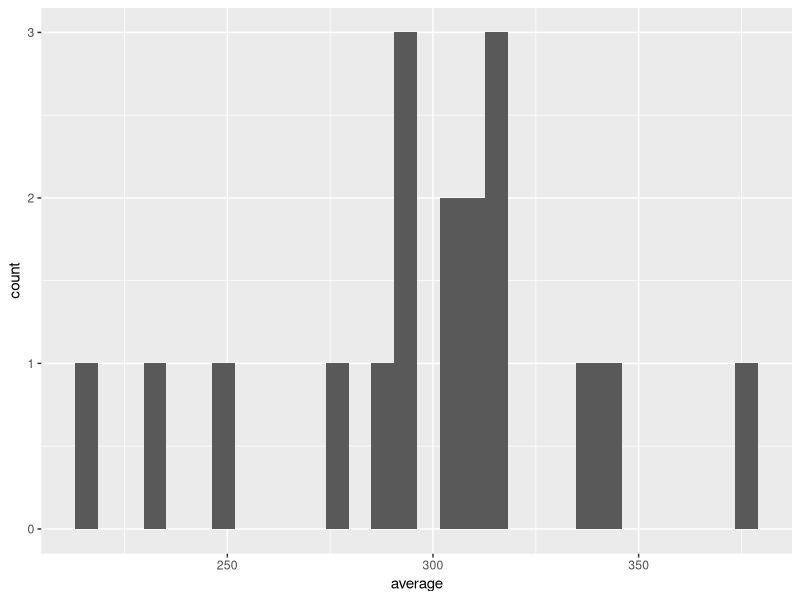
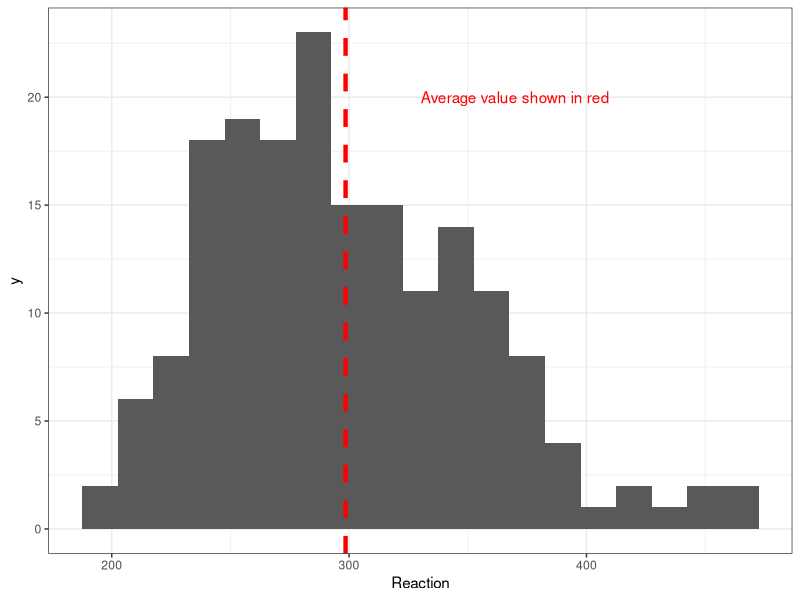
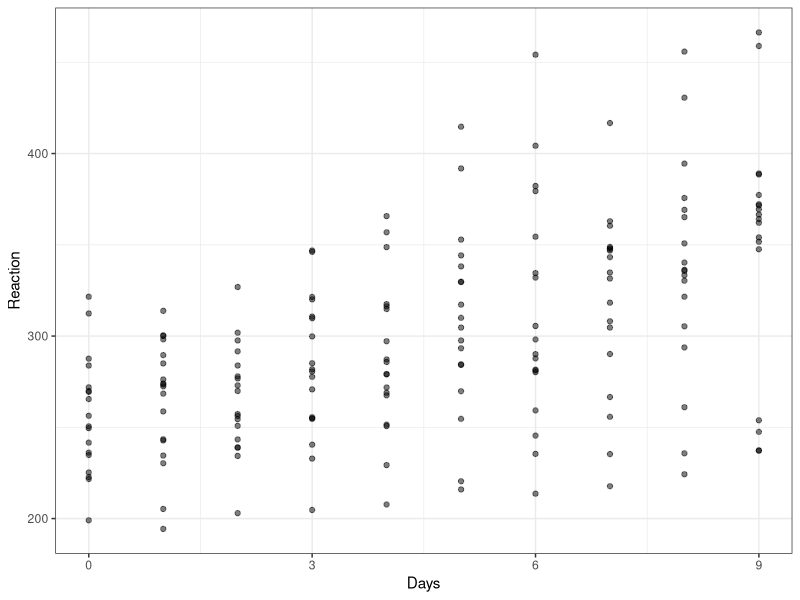
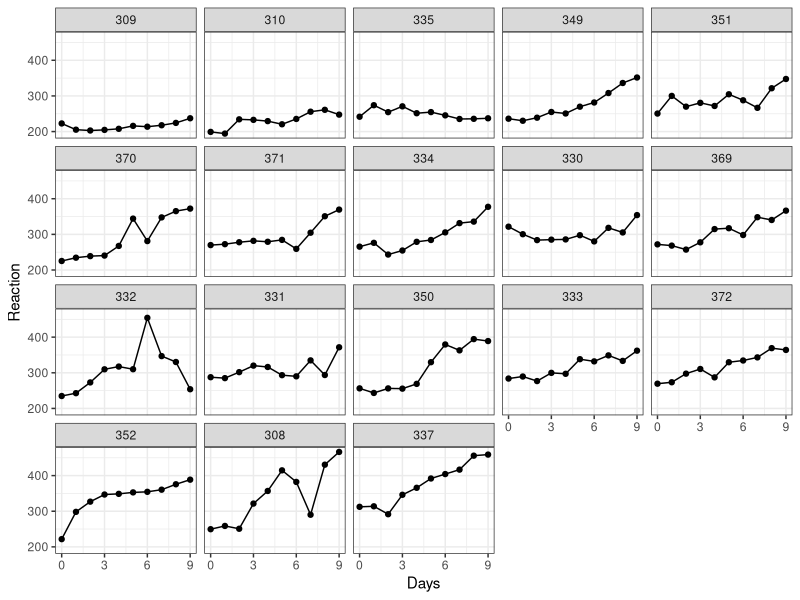
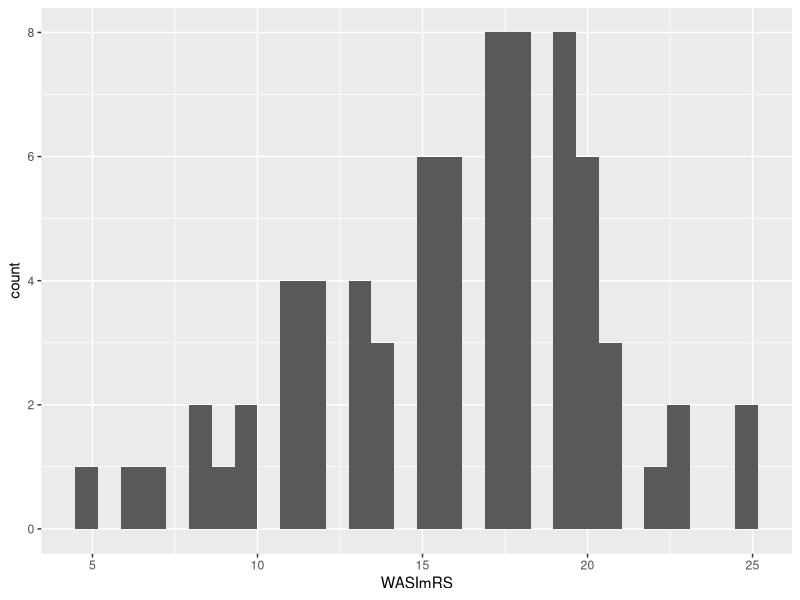
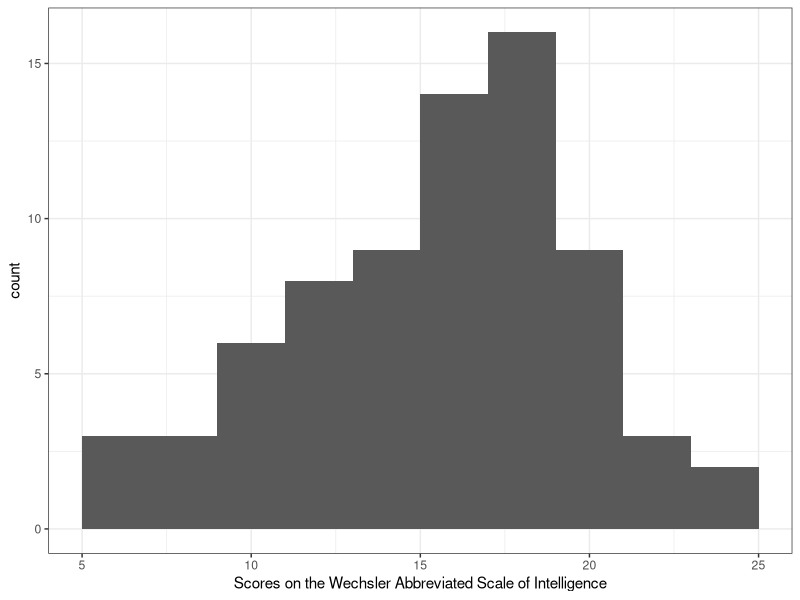
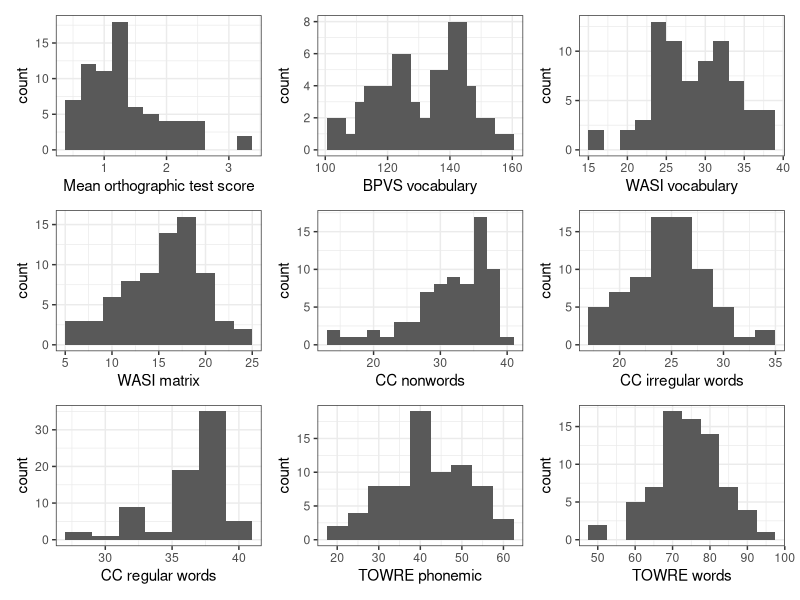
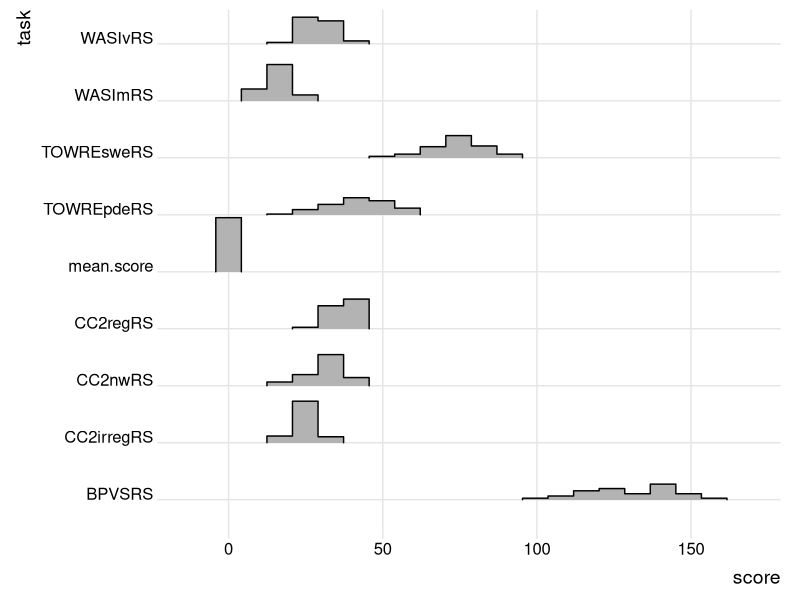

Write R code to recreate these figures, in order. (Note: this script raises an error after producing the figures.)
## ---- chunk 1
#| warning: false
#| echo: false
library(broom)
library(ggeffects)
library(ggridges)
library(kableExtra)
library(lme4)
library(patchwork)
library(psych)
library(tidyverse)
## ---- chunk 2
#| code-line-numbers: true
#| fig-width: 3
#| fig-height: 3
#| warning: false
sleepstudy %>%
  group_by(Subject) %>%
  summarise(average = mean(Reaction)) %>%
  ggplot(aes(x = average)) + 
  geom_histogram()
## ---- chunk 3
#| label: sleep-study-data
#| fig-cap: "Figure showing an extract of the dataset: `sleepstudy`"
#| fig-alt: "Figure showing an extract of the dataset: sleepstudy. We see the top four rows of values observed under the column headers 'Reaction, Days, Subject'"
sleepstudy %>%
    head(n = 4)
## ---- chunk 4
#| label: fig-sleep-study-histogram
#| echo: true
#| fig-cap: "Figure showing a histogram of `sleepstudy` reaction time data"
#| fig-alt: "Histogram showing a distribution of reaction times, ranging from about 200ms to 500ms. The distribution has a peak around 300ms. The location of the mean is shown with a dashed red line. The distribution includes a long tail of longer times."
sleepstudy %>%
  ggplot(aes(x = Reaction)) +
  geom_histogram(binwidth = 15) +
  geom_vline(xintercept = mean(sleepstudy$Reaction), 
             colour = "red", linetype = 'dashed', size = 1.5) +
  annotate("text", x = 370, y =20, 
                    colour = "red", 
                    label = "Average value shown in red") +
  theme_bw()
## ---- chunk 5
#| label: fig-sleep-study-scatterplot-all
#| echo: true
#| fig-cap: "Figure showing a scatterplot of the relation between reaction time and days in the `sleepstudy` data"
#| fig-alt: "Scatterplot showing the relation between reaction time and days in the `sleepstudy` data. Points are ordered on x-axis from 0 to 9 days, on y-axis from 200 to 500 ms reaction time. The plot indicates that reaction time increases with increasing number of days."
sleepstudy %>%
  ggplot(aes(x = Days, y = Reaction)) +
  geom_point(size = 1.5, alpha = .5) + 
  scale_x_continuous(breaks = c(0, 3, 6, 9)) +
  theme_bw()
## ---- chunk 6
#| label: fig-sleep-study-scatterplot-by-subject
#| echo: true
#| fig-cap: "Figure showing a scatterplot of the relation between reaction time and days: here, we plot the data for each participant separately"
#| fig-alt: "The figure presents a grid of scatterplots showing the relation between reaction time and days in the `sleepstudy` data separately for each participant. Points are ordered on x-axis from 0 to 9 days, on y-axis from 200 to 500 ms reaction time. Most plots indicate that reaction time increases with increasing number of days. However, different participants show this trend to differing extents."
#| fig-height: 9
#| fig-width: 10
#| fig-align: center
sleepstudy %>%
  group_by(Subject) %>%
  mutate(average = mean(Reaction)) %>%
  ungroup() %>%
  mutate(Subject = fct_reorder(Subject, average)) %>%
  ggplot(aes(x = Days, y = Reaction)) +
  geom_point() + 
  geom_line() +
  scale_x_continuous(breaks = c(0, 3, 6, 9)) +
  facet_wrap(~ Subject) +
  theme_bw()
## ---- chunk 7
conc.orth <- read_csv("data/PSYC401_wk8/concurrent.orth_2020-08-11.csv",

                      col_types = cols(

                        Participant = col_factor(),
                        Time = col_factor(),
                        Study = col_factor(),
                        Instructions = col_factor(),
                        Version = col_factor(),
                        Word = col_factor(),
                        Orthography = col_factor(),
                        Measure = col_factor(),
                        Spelling.transcription = col_factor()

                      ))
## ---- chunk 8
summary(conc.orth)
## ---- chunk 9
#| echo: false
conc.orth %>%
  filter(Participant == 'EOF001') %>%
  as.data.frame() %>%
  kable() %>%
  kable_styling()
## ---- chunk 10
conc.orth %>%
  select(WASImRS:BPVSRS) %>%
  describe(ranges = FALSE, skew = FALSE)
## ---- chunk 11
#| code-line-numbers: true
conc.orth.subjs <- conc.orth %>%
  group_by(Participant) %>%
  mutate(mean.score = mean(Levenshtein.Score)) %>%
  ungroup() %>%
  distinct(Participant, .keep_all = TRUE) %>%
  select(WASImRS:BPVSRS, mean.score, Participant)
## ---- chunk 12
#| label: fig-conc-orth-distinct
#| fig-cap: A summary of the participant attributes for the conc.orth participants
conc.orth.subjs %>%
  select(-Participant) %>%
  describe(ranges = FALSE, skew = FALSE)
## ---- chunk 13
#| label: fig-hist-WASImRS
#| warning: false
#| fig-cap: "Distribution of WASImRS intelligence scores"
#| fig-alt: "The histogram shows how intelligence scores vary in the Ricketts Study 2 dataset. Scores peak around 17, with a long tail of lower scores towards 5, and a maximum around 25"
#| code-line-numbers: true
ggplot(data = conc.orth.subjs, aes(x = WASImRS)) +
  geom_histogram()
## ---- chunk 14
#| label: fig-hist-WASImRS-edits
#| fig-cap: "Distribution of WASImRS intelligence scores"
#| fig-alt: "The histogram shows how intelligence scores vary in the Ricketts Study 2 dataset. Scores peak around 17, with a long tail of lower scores towards 5, and a maximum around 25"
#| code-line-numbers: true
ggplot(data = conc.orth.subjs, aes(x = WASImRS)) +
  geom_histogram(binwidth = 2) +
  labs(x = "Scores on the Wechsler Abbreviated Scale of Intelligence") +
  theme_bw()
## ---- chunk 15
#| label: fig-hist-grid
#| fig-cap: "Distribution of childrens' scores on ability measures"
#| fig-alt: "The figure shows a grid of 9 histogram plots. Each plot presents the distribution of scores for the Ricketts 2021 Study 2 participant sample, including scores on the BPVS vocabulary, WASI vocabulary, TOWRE words and TOWRE nonwords, as well as the Castles and Coltheart regular words, irregular words and nonwords tests, as well as the mean Levenshtein distance (spelling score)."
#| code-line-numbers: true
#| fig-height: 8
#| fig-width: 8
p.WASImRS <- ggplot(data = conc.orth.subjs, aes(x = WASImRS)) +
  geom_histogram(binwidth = 2) +
  labs(x = "WASI matrix") +
  theme_bw()

p.TOWREsweRS <- ggplot(data = conc.orth.subjs, aes(x = TOWREsweRS)) +
  geom_histogram(binwidth = 5) +
  labs(x = "TOWRE words") +
  theme_bw()

p.TOWREpdeRS <- ggplot(data = conc.orth.subjs, aes(x = TOWREpdeRS)) +
  geom_histogram(binwidth = 5) +
  labs(x = "TOWRE phonemic") +
  theme_bw()

p.CC2regRS <- ggplot(data = conc.orth.subjs, aes(x = CC2regRS)) +
  geom_histogram(binwidth = 2) +
  labs(x = "CC regular words") +
  theme_bw()

p.CC2irregRS <- ggplot(data = conc.orth.subjs, aes(x = CC2irregRS)) +
  geom_histogram(binwidth = 2) +
  labs(x = "CC irregular words") +
  theme_bw()

p.CC2nwRS <- ggplot(data = conc.orth.subjs, aes(x = CC2nwRS)) +
  geom_histogram(binwidth = 2) +
  labs(x = "CC nonwords") +
  theme_bw()

p.WASIvRS <- ggplot(data = conc.orth.subjs, aes(x = WASIvRS)) +
  geom_histogram(binwidth = 2) +
  labs(x = "WASI vocabulary") +
  theme_bw()

p.BPVSRS <- ggplot(data = conc.orth.subjs, aes(x = BPVSRS)) +
  geom_histogram(binwidth = 3) +
  labs(x = "BPVS vocabulary") +
  theme_bw()

p.mean.score <- ggplot(data = conc.orth.subjs, aes(x = mean.score)) +
  geom_histogram(binwidth = .25) +
  labs(x = "Mean orthographic test score") +
  theme_bw()

p.mean.score + p.BPVSRS + p.WASIvRS + p.WASImRS +
  p.CC2nwRS + p.CC2irregRS + p.CC2regRS + 
  p.TOWREpdeRS + p.TOWREsweRS + plot_layout(ncol = 3)
## ---- chunk 16
#| label: fig-ridges-grid
#| fig-cap: "Distribution of childrens' scores on ability measures"
#| fig-alt: "The figure shows a grid of 9 histogram plots. Each plot presents the distribution of scores for the Ricketts 2021 Study 2 participant sample, including scores on the BPVS vocabulary, WASI vocabulary, TOWRE words and TOWRE nonwords, as well as the Castles and Coltheart regular words, irregular words and nonwords tests, as well as the mean Levenshtein distance (spelling score)."
#| code-line-numbers: true
#| fig-height: 8
#| fig-width: 6
library(ggridges)
conc.orth.subjs %>%
  pivot_longer(names_to = "task", values_to = "score", cols = WASImRS:mean.score) %>% 
  ggplot(aes(y = task, x = score)) +
  geom_density_ridges(stat = "binline", bins = 20, scale = 0.95, draw_baseline = FALSE) +
  theme_ridges()
## ---- chunk 17
summary(conc.orth$Study)
## ---- chunk 18
conc.orth.subjs <- conc.orth %>%
  group_by(Participant) %>%
  mutate(mean.score = mean(Levenshtein.Score)) %>%
  ungroup() %>%
  distinct(Participant, .keep_all = TRUE) %>%
  mutate(age.group = fct_recode(Study,
    
    "young" = "Study1&2",
    "old" = "Study2"
    
  )) %>%
  select(WASImRS:BPVSRS, mean.score, Participant, age.group)
## ---- chunk 19
#| label: fig-distribution-comparison-grid
#| fig-cap: "Distribution of childrens' scores on the BPVS vocabulary measure: distributions are compared between the younger and older age groups"
#| fig-alt: "The figure shows a grid of 4 plots. Each plot presents the distribution of scores for the Ricketts 2021 Study 2 participant sample on the BPVS vocabulary measure. The plots differ in method using: (a.) facetted histograms showing the distribution of vocabulary scores, separately for each group, in side-by-side histograms for comparison; (b.) boxplots, showing the distribution of scores for each group, indicated by the y-axis locations of the edges of the boxes (quartiles) and the middle lines (medians); (c.) superimposed histograms, where the histograms for the separate groups are laid on top of each other but given different colours to allow comparison; and (d.) superimposed density plots where the densities for the separate groups are laid on top of each other but given different colours to allow comparison."
#| echo: false
#| code-line-numbers: true
#| fig-height: 8
#| fig-width: 8
p.facet.hist <- ggplot(data = conc.orth.subjs, aes(x = BPVSRS)) +
  geom_histogram(binwidth = 5) +
  labs(x = "BPVS vocabulary score", title = "a. Faceted histograms") +
  facet_wrap(~ age.group) +
  theme_bw()

p.colour.boxplot <- ggplot(data = conc.orth.subjs, aes(y = BPVSRS, colour = age.group)) +
  geom_boxplot() +
  labs(x = "BPVS vocabulary score", title = "b. Boxplots") +
  theme_bw()

p.colour.hist <- ggplot(data = conc.orth.subjs, aes(x = BPVSRS, colour = age.group, fill = age.group)) +
  geom_histogram(binwidth = 5) +
  labs(x = "BPVS vocabulary score", title = "c. Superimposed histograms") +
  theme_bw()

p.colour.density <- ggplot(data = conc.orth.subjs, aes(x = BPVSRS, colour = age.group, fill = age.group)) +
  geom_density(alpha = .5, size = 1.5) +
  labs(x = "BPVS vocabulary score", title = "d. Superimposed density plots") +
  theme_bw()

p.facet.hist + p.colour.boxplot + p.colour.hist + p.colour.density
## ---- chunk 20
#| label: fig-density-demonstration
#| echo: false
#| fig-cap: "Distribution of childrens' scores on the BPVS vocabulary measure. The figure shows the histogram versus density plot representation of the same data distribution"
#| fig-alt: "The figure shows the distribution of BPVS vocabulary scores in the Ricketts 2021 Study 2 participant sample. A density plot representation of the distribution is superimposed, as a red line, on top of the histogram representation. Scores vary between about 100 and 160, with possibly two peaks at about 125 and 145."
#| code-line-numbers: true
#| fig-height: 5
#| fig-width: 5
ggplot(data = conc.orth.subjs, aes(x = BPVSRS)) +
  geom_histogram(aes(y = ..density..), binwidth = 6) +
  geom_density(colour = "red", size = 1.5) +
  labs(x = "Mean vocabulary score") +
  theme_bw()
## ---- chunk 21
#| label: fig-density-BPVS-WASI
#| fig-cap: "Distribution of childrens' scores on the BPVS and WASI vocabulary measures."
#| fig-alt: "The figure shows two plots. On the left, a density plot shows the distribution of BPVS vocabulary scores in the Ricketts 2021 Study 2 participant sample. Scores vary between about 100 and 160, with possibly two peaks at about 120 and 140 indicated by vertical lines. On the right, a second density plot shows the distribution of WASI vocabulary scores in the same sample. Scores vary between about 15 and 40 with potential peaks at about 25 and 32. In both plots, superimposed density plots are shown for the groups young children (in pink) and old children (in blue). In both plots, the lower score peak corresponds to the distribution for the young children."
#| code-line-numbers: true
#| fig-height: 5
#| fig-width: 7
p.BPVSRS.density <- ggplot(data = conc.orth.subjs, aes(x = BPVSRS, colour = age.group, fill = age.group)) +
  geom_density(alpha = .5, size = 1.5) +
  geom_rug(alpha = .5) +
  geom_vline(xintercept = 120, linetype = "dashed") +
  geom_vline(xintercept = 140, linetype = "dotted") +
  labs(x = "BPVSRS vocabulary score") +
  theme_bw()

p.WASIvRS.density <- ggplot(data = conc.orth.subjs, aes(x = WASIvRS, colour = age.group, fill = age.group)) +
  geom_density(alpha = .5, size = 1.5) +
  geom_rug(alpha = .5) +
  labs(x = "WASI vocabulary score") +
  theme_bw()

p.BPVSRS.density + p.WASIvRS.density + plot_layout(guides = 'collect')
## ---- chunk 22
#| label: fig-scatter-BPVS-WASI
#| fig-cap: "Scatterplot indicating the potential association of childrens' scores on the BPVS and WASI vocabulary measures."
#| fig-alt: "The figure shows a scatterplot comparing variation in childrens' scores on the BPVS and WASI vocabulary measures: variation in BPVS scores are shown on the y-axis and variation in WASI scores are shown on the x-axis. We can see that higher WASI scores are associated with higher BPVS scores."
#| code-line-numbers: true
#| fig-height: 5
#| fig-width: 5

ggplot(data = conc.orth.subjs, aes(x = WASIvRS, y = BPVSRS)) +
  geom_point() +
  labs(x = "WASI vocabulary score", 
       y = "BPVSRS vocabulary score",
       title = "Are WASI and BPVS vocabulary scores associated?") +
  theme_bw()
## ---- chunk 23
#| label: fig-scatter-BPVS-WASI-loess
#| warning: false
#| fig-cap: "Scatterplot indicating the potential association of childrens' scores on the BPVS and WASI vocabulary measures."
#| fig-alt: "The figure shows a scatterplot comparing variation in childrens' scores on the BPVS and WASI vocabulary measures: variation in BPVS scores are shown on the y-axis and variation in WASI scores are shown on the x-axis. We can see that higher WASI scores are associated with higher BPVS scores. A LOESS smoother is superimposed on the points: the trend line, in blue, suggests that the association between variables is steeper around 25-30 on the WASI knowledge measure."
#| code-line-numbers: true
#| fig-height: 5
#| fig-width: 5

ggplot(data = conc.orth.subjs, aes(x = WASIvRS, y = BPVSRS)) +
  geom_point() +
  geom_smooth() +
  labs(x = "WASI vocabulary score", 
       y = "BPVSRS vocabulary score",
       title = "Are WASI and BPVS vocabulary scores associated?") +
  theme_bw()
## ---- chunk 24
#| label: fig-scatter-BPVS-WASI-lm
#| fig-cap: "Scatterplot indicating the potential association of childrens' scores on the BPVS and WASI vocabulary measures."
#| fig-alt: "The figure shows a scatterplot comparing variation in childrens' scores on the BPVS and WASI vocabulary measures: variation in BPVS scores are shown on the y-axis and variation in WASI scores are shown on the x-axis. We can see that higher WASI scores are associated with higher BPVS scores. A linear model smoother is superimposed on the points: the trend line, in blue, indicates the 'straight line' relationship between variables."
#| code-line-numbers: true
#| fig-height: 5
#| fig-width: 5
#| warning: false

ggplot(data = conc.orth.subjs, aes(x = WASIvRS, y = BPVSRS)) +
  geom_point() +
  geom_smooth(method = 'lm') +
  labs(x = "WASI vocabulary score", 
       y = "BPVSRS vocabulary score",
       title = "Are WASI and BPVS vocabulary scores associated?") +
  theme_bw()
## ---- chunk 25
#| label: fig-scatter-BPVS-WASI-lm-edits
#| fig-cap: "Scatterplot indicating the potential association of childrens' scores on the BPVS and WASI vocabulary measures."
#| fig-alt: "The figure shows a scatterplot comparing variation in childrens' scores on the BPVS and WASI vocabulary measures: variation in BPVS scores are shown on the y-axis and variation in WASI scores are shown on the x-axis. We can see that higher WASI scores are associated with higher BPVS scores. The appearance of the plot has been adjusted so that the points appear larger and the smoother trend is drawn in red."
#| code-line-numbers: true
#| warning: false
#| fig-height: 5
#| fig-width: 5

ggplot(data = conc.orth.subjs, aes(x = WASIvRS, y = BPVSRS)) +
  geom_point(alpha = .5, size = 2) +
  geom_smooth(method = 'lm', colour = "red", size = 1.5) +
  labs(x = "WASI vocabulary score", 
       y = "BPVSRS vocabulary score",
       title = "Are WASI and BPVS vocabulary scores associated?") +
  xlim(0, 40) + ylim(0, 160) +
  theme_bw()
## ---- chunk 26
#| label: fig-distribution-scatter-grid
#| fig-cap: "Grid of scatterplots showing the potential association between mean spelling score, for each child, and variation in the Castles and Coltheart (CC) and TOWRE measures of word or nonword reading skill, WASI and BPVS measures of vocabulary knowledge, the WASI matrix measure of intelligence, and age group factor"
#| fig-alt: "The figure shows a grid of 9 plots. Each plot presents the potential association between the outcome variable (mean) spelling score, calculated for each child over all their responses, and a predictor variable. The plots are identified by letter and show the potential association between spelling score and (a.) TOWRE word reading (b.) TOWRE nonword reading (c.) WASI vocabulary (d.) BPVS vocabulary (e.) WASI matrix intelligence (f.) CC regular words (g.) CC irregular words (h.) CC nonwords and (i.) age group. Across the plots, we can see that increasing scores on the predictor variable are associated with decreasing spelling scores. This association appears more marked for measures of word and nonword reading."
#| echo: false
#| code-line-numbers: true
#| fig-height: 10
#| fig-width: 9
#| warning: false

p.wordsvsmean.score <- ggplot(data = conc.orth.subjs, 
                              aes(x = TOWREsweRS, 
                              y = mean.score)) +
  geom_point(alpha = .5, size = 3) +
  geom_smooth(method = 'lm', size = 1.5) +
  labs(x = "Word reading", 
       y = "Spelling score",
       title = "(a.)") +
  theme_bw()

p.nonwordsvsmean.score <- ggplot(data = conc.orth.subjs, 
                              aes(x = TOWREsweRS, 
                                  y = mean.score)) +
  geom_point(alpha = .5, size = 3) +
  geom_smooth(method = 'lm', size = 1.5) +
  labs(x = "Nonword reading", 
       y = "Spelling score",
       title = "(b.)") +
  theme_bw()

p.WASIvRSvsmean.score <- ggplot(data = conc.orth.subjs, 
                              aes(x = WASIvRS, 
                                  y = mean.score)) +
  geom_point(alpha = .5, size = 3) +
  geom_smooth(method = 'lm', size = 1.5) +
  labs(x = "WASI vocabulary", 
       y = "Spelling score",
       title = "(c.)") +
  theme_bw()

p.BPVSRSvsmean.score <- ggplot(data = conc.orth.subjs, 
                              aes(x = BPVSRS, 
                                  y = mean.score)) +
  geom_point(alpha = .5, size = 3) +
  geom_smooth(method = 'lm', size = 1.5) +
  labs(x = "BPVS vocabulary score", 
       y = "Spelling score",
       title = "(d.)") +
  theme_bw()

p.WASImRSvsmean.score <- ggplot(data = conc.orth.subjs, 
                              aes(x = WASImRS, 
                                  y = mean.score)) +
  geom_point(alpha = .5, size = 3) +
  geom_smooth(method = 'lm', size = 1.5) +
  labs(x = "WASI matrix", 
       y = "Spelling score",
       title = "(e.)") +
  theme_bw()

p.CC2regRSvsmean.score <- ggplot(data = conc.orth.subjs, 
                              aes(x = CC2regRS, 
                                  y = mean.score)) +
  geom_point(alpha = .5, size = 3) +
  geom_smooth(method = 'lm', size = 1.5) +
  labs(x = "CC regular words", 
       y = "Spelling score",
       title = "(f.)") +
  theme_bw()

p.CC2irregRSvsmean.score <- ggplot(data = conc.orth.subjs, 
                              aes(x = CC2irregRS, 
                                  y = mean.score)) +
  geom_point(alpha = .5, size = 3) +
  geom_smooth(method = 'lm', size = 1.5) +
  labs(x = "CC irregular words", 
       y = "Spelling score",
       title = "(g.)") +
  theme_bw()

p.CC2nwRSvsmean.score <- ggplot(data = conc.orth.subjs, 
                              aes(x = CC2nwRS, 
                                  y = mean.score)) +
  geom_point(alpha = .5, size = 3) +
  geom_smooth(method = 'lm', size = 1.5) +
  labs(x = "CC nonwords", 
       y = "Spelling score",
       title = "(h.)") +
  theme_bw()

p.age.groupvsmean.score <- ggplot(data = conc.orth.subjs, 
                              aes(x = age.group, 
                                  y = mean.score)) +
  geom_boxplot() +
  labs(x = "Age group", 
       y = "Spelling score",
       title = "(i.)") +
  theme_bw()

p.wordsvsmean.score + p.nonwordsvsmean.score + p.WASIvRSvsmean.score +
  p.BPVSRSvsmean.score + p.WASImRSvsmean.score + p.CC2regRSvsmean.score +
  p.CC2irregRSvsmean.score + p.CC2nwRSvsmean.score + p.age.groupvsmean.score
## ---- chunk 27
model <- lm(Levenshtein.Score ~ Instructions*Orthography, data = conc.orth)
## ---- chunk 28
#| echo: false
summary(model) %>%
 tidy() %>%
  as.data.frame() %>%
  kbl(caption = "Model summary", digits = 3) %>%
  kable_classic(full_width = F, html_font = "Cambria")
## ---- chunk 29
model <- lm(Levenshtein.Score ~ Instructions*Orthography, data = conc.orth)
## ---- chunk 30
#| label: fig-effects-dotwhisker
#| fig-cap: "Dot and whisker plots showing the predicted effect on outcome spelling (Levenshtein) score, given different experimental conditions: Orthography (present, absent) x Instruction (explicit, incidental)."
#| fig-alt: "The figure shows Dot and whisker plots showing the predicted effect on outcome spelling (Levenshtein) score, given different experimental conditions: Orthography (present, absent) x Instruction (explicit, incidental). The dots represent the linear model estimates of outcome spelling, predicted under different conditions. The plots indicate that spelling scores are predicted to be lower when orthography is present. There appears to be little or no effect associated with different kinds of instruction."
#| code-line-numbers: true
#| fig-height: 5
#| fig-width: 4
#| warning: false

dat <- ggpredict(model, terms = c("Instructions", "Orthography"))
plot(dat, facet = TRUE) + ylim(0, 3)
## ---- chunk 31
#| label: fig-effects-dotwhisker-raw
#| fig-cap: "Dot and whisker plots showing the predicted effect on outcome spelling (Levenshtein) score, given different experimental conditions: Orthography (present, absent) x Instruction (explicit, incidental). The estimates are shown as dot-whisker points. In addition, the plot shows as points the spelling score observed for each child for each response recorded in the `conc.orth` dataset."
#| fig-alt: "The figure shows dot and whisker plots indicating the predicted effect on outcome spelling (Levenshtein) score, given different experimental conditions: Orthography (present, absent) x Instruction (explicit, incidental). The dots represent the linear model estimates of outcome spelling, predicted under different conditions. The plots indicate that spelling scores are predicted to be lower when orthography is present. There appears to be little or no effect associated with different kinds of instruction. We have superimposed observed spelling scores, recorded as the score for each child's response to each target word. These observed scores clearly cluster around outcome spelling values of 1, 2, 3, 4, 5 and 6."
#| code-line-numbers: true
#| fig-height: 5
#| fig-width: 4
#| warning: false
plot(dat, add.data = TRUE)
## ---- chunk 32
#| code-line-numbers: true
#| warning: false
score.by.subj <- conc.orth %>%
  group_by(Participant, Orthography) %>%
  summarise(mean.score = mean(Levenshtein.Score))
## ---- chunk 33
#| echo: false
score.by.subj %>%
  head(n = 10) %>%
  as.data.frame() %>%
  kable() %>%
  kable_styling()
## ---- chunk 34
#| code-line-numbers: true
#| warning: false
score.by.subj.diff <- score.by.subj %>%
  pivot_wider(names_from = Orthography, values_from = mean.score) %>%
  mutate(difference.score = absent - present) %>%
  pivot_longer(cols = c(absent, present), 
               names_to = 'Orthography',
               values_to = 'mean.score') 
## ---- chunk 35
#| echo: false
score.by.subj.diff %>%
  head(n = 10) %>%
  as.data.frame() %>%
  kable() %>%
  kable_styling()
## ---- chunk 36
#| label: fig-effects-dot-facet-grid-effect
#| fig-cap: "Dot plots showing the different outcome spelling (Levenshtein) scores, for each participant, in the different experimental conditions: Orthography (present, absent). Plots are ordered, from top left to bottom right, by the difference between mean spelling scores in the absent versus present conditions."
#| fig-alt: "The figure shows dot plots indicating the different outcome spelling (Levenshtein) scores, for each participant, in the different experimental conditions: Orthography (present, absent). Plots are ordered, from top left to bottom right, by the difference between mean spelling scores in the absent versus present conditions. The plots indicate that some children show higher spelling scores in the present than in the absent condition, some children show little difference between conditions, while most children show higher spelling scores in the absent than in the present condition."
#| code-line-numbers: true
#| fig-height: 10
#| fig-width: 8
#| warning: false
ggplot(data = score.by.subj.diff, 
       aes(x = Orthography, y = mean.score,
           colour = Orthography)) +
  geom_point() +
  facet_wrap(~ reorder(Participant, difference.score)) +
  theme(axis.text.x = element_blank())
